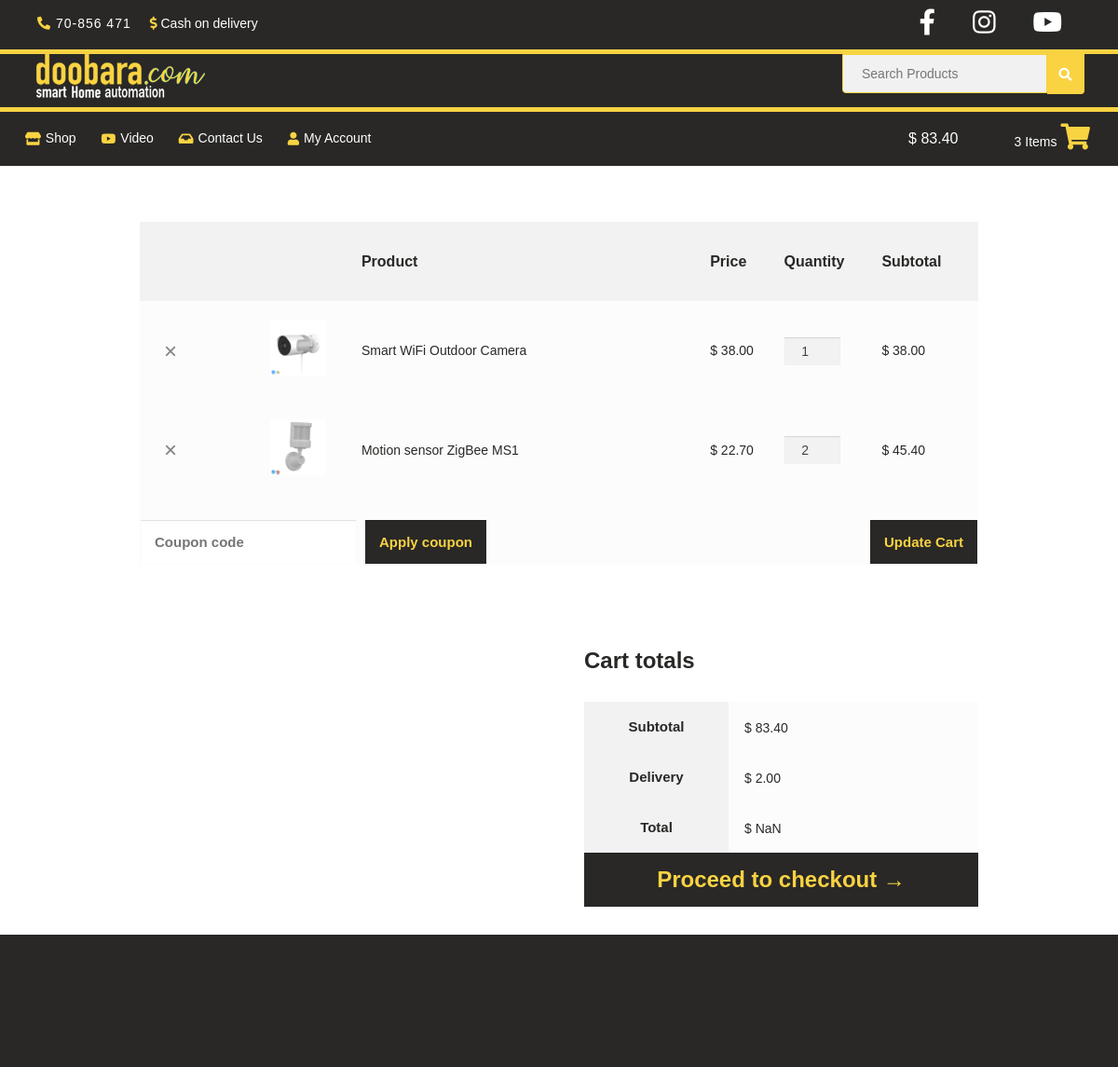
The app's page /cart (signed in) with its own data.
### shop/models.py (models this page shows, shortened)
class Product(models.Model):
    name = models.CharField(max_length=255)
    price = models.DecimalField(max_digits=5, decimal_places=2)
    short_description = models.TextField(blank=True)
    long_description = models.TextField(blank=True)
    created_time = models.DateTimeField(null=True, blank=True, auto_now_add=True)
    video = models.URLField(blank=True)
    album = models.ForeignKey(ImageAlbum, related_name='model', on_delete=models.SET_NULL, null=True, blank=True)
    stock = models.BooleanField(default=False)
    featured = models.BooleanField(default=False)
    variant = models.BooleanField(default=False)
    active = models.BooleanField(default=False)
    discount = models.BooleanField(default=False)
    category = models.ManyToManyField(Categorie, null=True, blank=True, default=None, related_name="products")
    variant_list = models.ForeignKey(VariantHolder, null=True, blank=True, default=None, related_name="products", on_delete=models.SET_NULL)
    variant_name = models.CharField(max_length=255, blank=True, null=True, default=None)
    variant_default = models.BooleanField(default=False)

### cart/views.py (the view)
# urls.py: path("cart", views.cart, name="cart"),
def cart(request):
    cart = CartManager(request)
    return render(request, "cart/cart.html", {"cart": cart.cart_page()})

### cart/models.py (called while the page is built)
    def serialize(self):
        return{
            "productid" : self.product.id,
            "productname" : self.product.name,
            "productunitprice" : self.product.price,
            "productquantity": self.quantity,
            "productimage": self.product.album.default().serialize()
        }

### cart/modules/cartmanager.py (called while the page is built, shortened)
def userorsession(request):
    if request.user.is_authenticated:
        user = request.user
        try:
            cart = user.mycart.items.all()
        except:
            cart = [Cart.objects.create(user=user)].items.all()
    return user, cart

    def cart_page(self):
        if self.uli:
            ccart = [(item.serialize(),(item.quantity * item.product.price)) for item in self.cart]
        return ccart

    def cart_context_process(self):
        items, total = 0, 0
        def calc_cart (qtt, price):
            nonlocal items, total
            items += qtt
            total += (float(qtt)*float(price))
        for i in self.cart:
            if self.uli:
                calc_cart(i.quantity, i.product.price)
            else:
                calc_cart(int(self.cart[i]['quantity']), self.cart[i]['price'])
        return items, total

### cart/views.py (called while the page is built)
def cartcontext(request):
    ccart = CartManager(request)
    items, total = ccart.cart_context_process()
    return {'item': items, 'total': "{:.2f}".format(total)}

### shop/modeling/images.py (called while the page is built)
    def default(self):
        return self.images.filter(default=True).first()

    def img_path_customize(self):
        return "/".join(self.image.url.strip("/").split('/')[1:])

    def serialize(self):
        return{
            "iname": self.name,
            "ialt": self.alt,
            "idescription": self.description,
            "idefault": self.default,
            "ilong": self.long,
            "iurl": self.img_path_customize()
        }

### cart/templates/cart/cart.html (shortened to what this page needs)
{% extends "doobarashop/layout.html" %}
{% load static %}
{% block body %}
<div class="cart-page-container">
    {% if cart %}
        <div class="cart-table-container">
            <table class="products-in-cart">
                <thead>
                    <tr>
                        <th class="in-cart-header-empty"></th>
                        <th class= "in-cart-header-empty"></th>
                        <th class="in-cart-header-product">Product</th>
                        <th class="in-cart-header-price">Price</th>
                        <th class="in-cart-header-quantity">Quantity</th>
                        <th class="in-cart-header-subtotal">Subtotal</th>
                    </tr>
                    <tbody>
                        {% for item in cart %}
                            <tr>
                                <td class="in-cart-remove-icon">
                                    <button class="close-button" aria-label="dismiss alert" type="button" value={{item.0.productid}}>
                                        <span class="close-icon" aria-hidden="true">&times;</span>
                                    </button>
                                </td>
                                <td class="in-cart-img">
                                    <img src="{% static item.0.productimage.iurl %}">
                                </td>
                                <td class="in-cart-product-name"><p>{{item.0.productname}}</p></td>
                                <td class="in-cart-unit-price"><p>$ {{item.0.productunitprice}}</p></td>
                                <td class="in-cart-product-qtt"><input id="quantity-item-name" type="hidden" value={{item.0.productid}}><input class="in-cart-qtty" type="number" value={{item.0.productquantity}} min="0"></td>
                                <td class="in-cart-units-subtotal"><p>$ {{item.1}}</p></td>
                            </tr>
                        {% endfor %}
                    </tbody>
                    <tfoot>
                        <tr>
                            <td colspan="6">
                                <div class="in-cart-footer-container">
                                    <div class="in-cart-coupon-input"><input type="text" placeholder="Coupon code"></div>
                                    <div class="in-cart-apply-coupon-button"><button>Apply coupon</button></div>
                                    <div class="in-cart-update-cart-button" id="update-cart-button"><button>Update Cart</button></div>
                                </div>
                            </td>
                        </tr>
                    </tfoot>
                </thead>
            </table>
        </div>
        <div class="cart-total-container">
            <div>
                <h3 class="cart-total-title"> Cart totals</h3>
                    <table>
                        <tr>
                            <th>Subtotal</th>
                            <td id="dsubtotal"> $ {{total}} </td>
                        </tr>
                        <tr>
                            <th>Delivery </th>
                            <td id="ddelivery"> $ 2.00</td>
                        </tr>
                        <tr>
                            <th>Total</th>
                            <td id="dtotal">$ {{total}} </td>
                        </tr>
                    </table>
                    <button type="button" class="cart-proceed-checkout-button" onclick=location.href='/checkout'>Proceed to checkout &#8594</button>
            </div>
        </div>
    {% else %}
        <div class="empty-cart">
            <h1>Your Cart is empty</h1>
            <p>Please visit the shop page to add items to your cart</p>
        </div>
    {% endif %}
</div>
{% endblock %}

### static/doobarashop/style.css (style rules this page uses)
html { height: 100%; width: 100%; line-height: 1.618; font-family: Arial, sans-serif; color: #292826; }
html, body { margin: 0; padding: 0; }
* { box-sizing: border-box; font-size: 14px; font-weight: 400; }
th { font-size: 15px; font-weight: 600; background-color: rgba(233, 233, 233, 0.582); }
td { background-color: rgba(245, 245, 245, 0.336); }
h3 { font-size: x-large; font-weight: 600; }
.cart-table-container { display: flex; display: -webkit-flex; padding: 5% 0 5% 0; width: 75%; }
.cart-table-container .products-in-cart { table-layout: auto; border-collapse: collapse; width: 100%; }
.cart-table-container .products-in-cart thead th { font-size: 16px; font-family: Verdana, Geneva, Tahoma, sans-serif; font-weight: 600; text-align: left; padding: 30px 10px 30px 0px; }
.cart-table-container .products-in-cart tbody tr td { padding: 20px 10px 20px 0px; }
.cart-table-container .products-in-cart tbody tr .in-cart-qtty { width: 100%; padding: 7px; background-color: #f2f2f2; color: #43454b; border: 0; -webkit-appearance: none; box-sizing: border-box; box-shadow: inset 0 1px 1px rgba(0, 0, 0, 0.13); text-align: center; max-width: 60px; }
.cart-table-container .products-in-cart tbody tr .in-cart-remove-icon { max-width: 15px; padding-right: 80px; padding-left: 20px; }
.cart-table-container .products-in-cart tbody tr .in-cart-remove-icon .close-button { background-color: transparent; border: 0; cursor: pointer; }
.cart-table-container .products-in-cart tbody tr .in-cart-remove-icon .close-icon { font-size: x-large; color: grey; }
.cart-table-container .products-in-cart tbody tr .in-cart-img img { width: 60px; }
.cart-table-container .products-in-cart tbody tr .in-cart-product-name { padding-right: 90px; }
.cart-table-container .products-in-cart tfoot tr { background-color: white; }
.cart-table-container .products-in-cart tfoot tr .in-cart-footer-container { width: 100%; display: flex; display: -webkit-flex; align-items: center; }
.cart-table-container .products-in-cart tfoot tr .in-cart-footer-container .in-cart-coupon-input { flex: 0; padding-top: 20px; }
.cart-table-container .products-in-cart tfoot tr .in-cart-footer-container .in-cart-coupon-input input { padding: 15px; background-color: #292826; color: #F9D342; border: 0; -webkit-appearance: none; box-sizing: border-box; box-shadow: inset 0 1px 1px rgba(0, 0, 0, 0.13); font-size: 15px; font-weight: 600; cursor: pointer; background-color: white !important; cursor: text !important; color: black; }
.cart-table-container .products-in-cart tfoot tr .in-cart-footer-container .in-cart-apply-coupon-button { flex: 2; padding-top: 20px; padding-left: 10px; }
.cart-table-container .products-in-cart tfoot tr .in-cart-footer-container .in-cart-apply-coupon-button button { padding: 15px; background-color: #292826; color: #F9D342; border: 0; -webkit-appearance: none; box-sizing: border-box; box-shadow: inset 0 1px 1px rgba(0, 0, 0, 0.13); font-size: 15px; font-weight: 600; cursor: pointer; font-weight: 600; }
.cart-table-container .products-in-cart tfoot tr .in-cart-footer-container .in-cart-update-cart-button { padding-top: 20px; }
.cart-table-container .products-in-cart tfoot tr .in-cart-footer-container .in-cart-update-cart-button button { padding: 15px; background-color: #292826; color: #F9D342; border: 0; -webkit-appearance: none; box-sizing: border-box; box-shadow: inset 0 1px 1px rgba(0, 0, 0, 0.13); font-size: 15px; font-weight: 600; cursor: pointer; }
.cart-total-container { width: 75%; display: flex; display: -webkit-flex; justify-content: flex-end; }
.cart-total-container div { width: 47%; padding: 0 0 30px 0; }
.cart-total-container div table { width: 100%; border-collapse: collapse; }
.cart-total-container div table th { padding: 15px 0px 15px 0px; vertical-align: top; }
.cart-total-container div table td { padding: 17px 40px 0px 17px; vertical-align: top; }
.cart-total-container div .cart-proceed-checkout-button { padding: 15px; background-color: #292826; color: #F9D342; border: 0; -webkit-appearance: none; box-sizing: border-box; box-shadow: inset 0 1px 1px rgba(0, 0, 0, 0.13); font-size: 15px; font-weight: 600; cursor: pointer; width: 100% !important; font-size: x-large; }
.cart-page-container { display: flex; display: -webkit-flex; flex-direction: column; align-items: center; width: 100%; }

### records on screen
Product: name "Smart WiFi Outdoor Camera", price "38.00"
Product: name "Motion sensor ZigBee MS1", price "22.70"

### other values on screen
{{ total }} "83.40"
{{ item }} "3"
{{ item.1 }} "38.00" "45.40"
